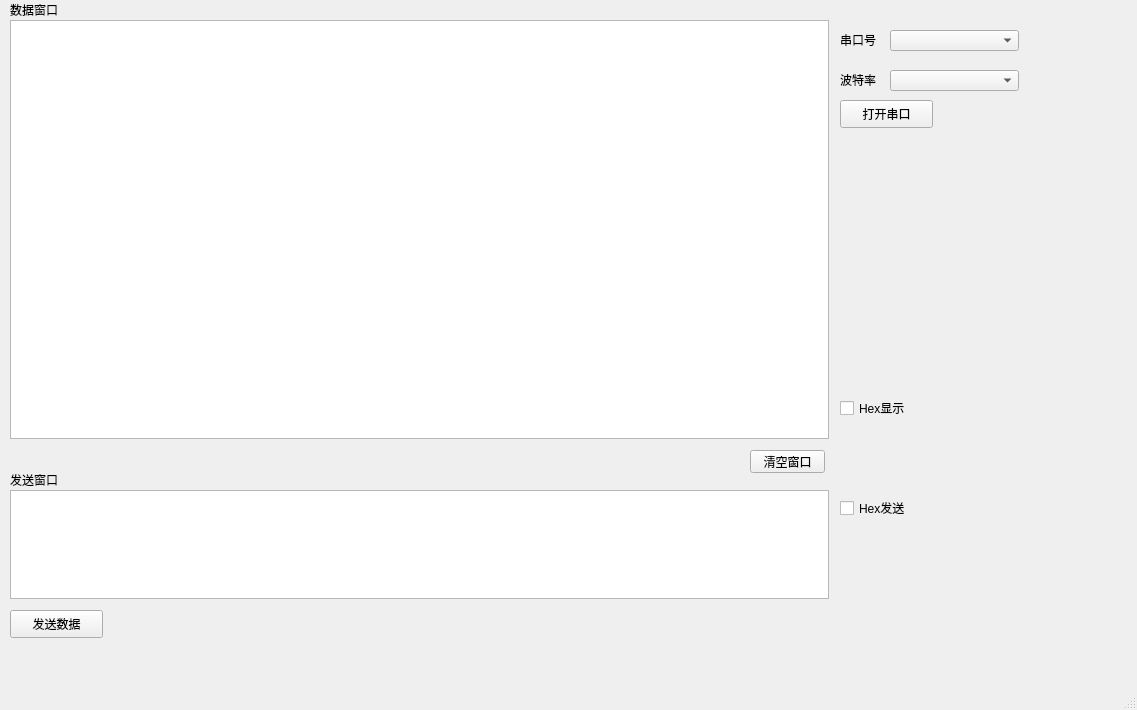
<?xml version="1.0" encoding="UTF-8"?>
<ui version="4.0">
 <class>MainWindow</class>
 <widget class="QMainWindow" name="MainWindow">
  <property name="geometry">
   <rect>
    <x>0</x>
    <y>0</y>
    <width>1137</width>
    <height>710</height>
   </rect>
  </property>
  <property name="windowTitle">
   <string>serial_tool</string>
  </property>
  <widget class="QWidget" name="centralwidget">
   <widget class="QTextEdit" name="Data_Display">
    <property name="geometry">
     <rect>
      <x>10</x>
      <y>20</y>
      <width>819</width>
      <height>419</height>
     </rect>
    </property>
    <property name="textInteractionFlags">
     <set>Qt::TextSelectableByKeyboard|Qt::TextSelectableByMouse</set>
    </property>
    <property name="placeholderText">
     <string/>
    </property>
   </widget>
   <widget class="QLabel" name="label_2">
    <property name="geometry">
     <rect>
      <x>10</x>
      <y>470</y>
      <width>69</width>
      <height>19</height>
     </rect>
    </property>
    <property name="text">
     <string>发送窗口</string>
    </property>
   </widget>
   <widget class="QPushButton" name="Send_Data">
    <property name="geometry">
     <rect>
      <x>10</x>
      <y>610</y>
      <width>93</width>
      <height>28</height>
     </rect>
    </property>
    <property name="text">
     <string>发送数据</string>
    </property>
   </widget>
   <widget class="QTextEdit" name="Send_Data_Display">
    <property name="geometry">
     <rect>
      <x>10</x>
      <y>490</y>
      <width>819</width>
      <height>109</height>
     </rect>
    </property>
   </widget>
   <widget class="QLabel" name="label">
    <property name="geometry">
     <rect>
      <x>10</x>
      <y>0</y>
      <width>69</width>
      <height>19</height>
     </rect>
    </property>
    <property name="text">
     <string>数据窗口</string>
    </property>
   </widget>
   <widget class="QComboBox" name="Com_Band">
    <property name="geometry">
     <rect>
      <x>890</x>
      <y>70</y>
      <width>129</width>
      <height>21</height>
     </rect>
    </property>
   </widget>
   <widget class="QLabel" name="label_4">
    <property name="geometry">
     <rect>
      <x>840</x>
      <y>70</y>
      <width>49</width>
      <height>19</height>
     </rect>
    </property>
    <property name="text">
     <string>波特率</string>
    </property>
   </widget>
   <widget class="QComboBox" name="Com_Port">
    <property name="geometry">
     <rect>
      <x>890</x>
      <y>30</y>
      <width>129</width>
      <height>21</height>
     </rect>
    </property>
   </widget>
   <widget class="QLabel" name="label_3">
    <property name="geometry">
     <rect>
      <x>840</x>
      <y>30</y>
      <width>49</width>
      <height>19</height>
     </rect>
    </property>
    <property name="text">
     <string>串口号</string>
    </property>
   </widget>
   <widget class="QPushButton" name="Open_Com">
    <property name="geometry">
     <rect>
      <x>840</x>
      <y>100</y>
      <width>93</width>
      <height>28</height>
     </rect>
    </property>
    <property name="text">
     <string>打开串口</string>
    </property>
   </widget>
   <widget class="QPushButton" name="pushButton">
    <property name="geometry">
     <rect>
      <x>750</x>
      <y>450</y>
      <width>75</width>
      <height>23</height>
     </rect>
    </property>
    <property name="text">
     <string>清空窗口</string>
    </property>
   </widget>
   <widget class="QCheckBox" name="recHexShow">
    <property name="geometry">
     <rect>
      <x>840</x>
      <y>400</y>
      <width>81</width>
      <height>16</height>
     </rect>
    </property>
    <property name="text">
     <string>Hex显示</string>
    </property>
    <property name="tristate">
     <bool>false</bool>
    </property>
   </widget>
   <widget class="QCheckBox" name="checkBox_2">
    <property name="geometry">
     <rect>
      <x>840</x>
      <y>500</y>
      <width>81</width>
      <height>16</height>
     </rect>
    </property>
    <property name="text">
     <string>Hex发送</string>
    </property>
   </widget>
  </widget>
  <widget class="QMenuBar" name="menubar">
   <property name="geometry">
    <rect>
     <x>0</x>
     <y>0</y>
     <width>1137</width>
     <height>26</height>
    </rect>
   </property>
  </widget>
  <widget class="QStatusBar" name="statusbar"/>
 </widget>
 <resources/>
 <connections>
  <connection>
   <sender>Send_Data</sender>
   <signal>clicked()</signal>
   <receiver>MainWindow</receiver>
   <slot>send_data_click()</slot>
   <hints>
    <hint type="sourcelabel">
     <x>65</x>
     <y>645</y>
    </hint>
    <hint type="destinationlabel">
     <x>138</x>
     <y>645</y>
    </hint>
   </hints>
  </connection>
  <connection>
   <sender>Open_Com</sender>
   <signal>clicked()</signal>
   <receiver>MainWindow</receiver>
   <slot>open_com_click()</slot>
   <hints>
    <hint type="sourcelabel">
     <x>884</x>
     <y>150</y>
    </hint>
    <hint type="destinationlabel">
     <x>926</x>
     <y>516</y>
    </hint>
   </hints>
  </connection>
  <connection>
   <sender>pushButton</sender>
   <signal>clicked()</signal>
   <receiver>Data_Display</receiver>
   <slot>clear()</slot>
   <hints>
    <hint type="sourcelabel">
     <x>779</x>
     <y>487</y>
    </hint>
    <hint type="destinationlabel">
     <x>675</x>
     <y>398</y>
    </hint>
   </hints>
  </connection>
  <connection>
   <sender>Data_Display</sender>
   <signal>textChanged()</signal>
   <receiver>MainWindow</receiver>
   <slot>drag_scroll()</slot>
   <hints>
    <hint type="sourcelabel">
     <x>405</x>
     <y>250</y>
    </hint>
    <hint type="destinationlabel">
     <x>432</x>
     <y>478</y>
    </hint>
   </hints>
  </connection>
 </connections>
 <slots>
  <slot>cal_fuc()</slot>
  <slot>send_data_click()</slot>
  <slot>open_com_click()</slot>
  <slot>drag_scroll()</slot>
 </slots>
</ui>
